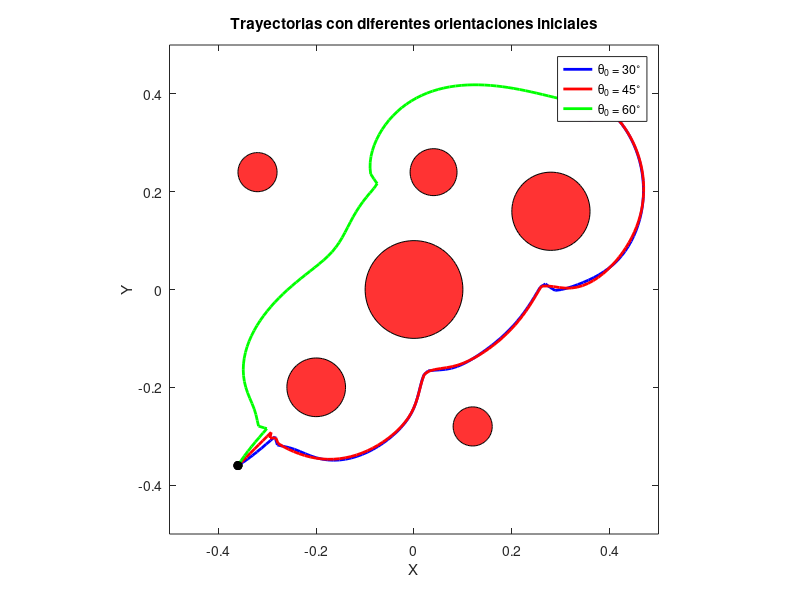

This figure's MATLAB source:
clear all; close all; clc;

% Parámetros de navegación
x0 = -0.36; y0 = -0.36;
theta_init = deg2rad([30, 45, 60]); % 0, 30, 45 y 60 grados
colores = {'-b','-r','-g','-k'}; % para ver cada trayectoria

x_goal = 0.36;
y_goal = 0.36;
position_accuracy = 0.01;

zeta = 50;
eta = 0.01;
dstar = 0.3;
Qstar = 0.22;

% Obstáculos (centros y radios)
CC = [0.12   -0.28;
      -0.2   -0.2;
       0      0;
     -0.32    0.24;
      0.04    0.24;
      0.28    0.16];
RC = [0.04, 0.06, 0.1, 0.04, 0.048, 0.08];

% Parámetros del robot
error_theta_max = deg2rad(45);
v_max = 0.1;
Kp_omega = 1.5;
omega_max = 0.5*pi;

% Simulación
dT = 0.12;
t_max = 2000;

figure(1); clf; hold on; box on;
daspect([1 1 1]); xlim([-0.5, 0.5]); ylim([-0.5, 0.5]);
title('Trayectorias con diferentes orientaciones iniciales');
xlabel('X'); ylabel('Y');

% Obstáculos
theta_c = linspace(0, 2*pi, 80);
for k = 1:length(RC)
    fill(CC(k,1) + RC(k)*cos(theta_c), ...
         CC(k,2) + RC(k)*sin(theta_c), ...
         'r', 'EdgeColor','k','FaceAlpha',0.8)
end

plot(x_goal, y_goal, 'mo', 'MarkerSize', 10, 'LineWidth', 2);

% Analizar para cada orientación inicial
for idx = 1:length(theta_init)
    x = x0; y = y0; theta = theta_init(idx);
    X = zeros(1, t_max); Y = zeros(1, t_max);
    X(1) = x; Y(1) = y; t = 1;

    while norm([x_goal y_goal] - [x y]) > position_accuracy && t < t_max
        % Gradiente Potencial Atractivo
        delta_goal = [x y] - [x_goal y_goal];
        d_goal = norm(delta_goal);
        if d_goal <= dstar
            nablaU_att =  zeta * delta_goal;
        else
            nablaU_att = dstar / d_goal * zeta * delta_goal;
        end

        % Gradiente Potencial Repulsivo
        nablaU_rep = [0 0];
        for k = 1:length(RC)
            obs_center = CC(k,:);
            obs_radius = RC(k);
            diff = [x y] - obs_center;
            d_obs = norm(diff);
            rho = d_obs - obs_radius;
            if rho <= Qstar && rho > 0
                grad = diff / d_obs;
                nablaU_rep = nablaU_rep + eta*(1/Qstar - 1/rho)*(1/rho^2)*grad;
            end
        end

        nablaU = nablaU_att + nablaU_rep;
        theta_ref = atan2(-nablaU(2), -nablaU(1));
        error_theta = theta_ref - theta;
        error_theta = atan2(sin(error_theta), cos(error_theta));

        if abs(error_theta) <= error_theta_max
            alpha = (error_theta_max - abs(error_theta)) / error_theta_max;
            v_ref = min(alpha * norm(-nablaU), v_max);
        else
            v_ref = 0;
        end
        omega_ref = Kp_omega * error_theta;
        omega_ref = min( max(omega_ref, -omega_max), omega_max);

        % Actualizar estado del robot
        theta = theta + omega_ref * dT;
        x = x + v_ref * cos(theta) * dT;
        y = y + v_ref * sin(theta) * dT;
        t = t + 1;
        X(t) = x; Y(t) = y;
    end
    

   h(idx) = plot(X(1:t), Y(1:t), colores{idx}, 'LineWidth', 2, 'DisplayName', ...
        ['\theta_0 = ' num2str(round(rad2deg(theta_init(idx))) ) '^\circ']);
    plot(X(1), Y(1), 'ko','MarkerFaceColor','k','MarkerSize',6); % punto de inicio
end

legend([h(1) h(2) h(3)]);

